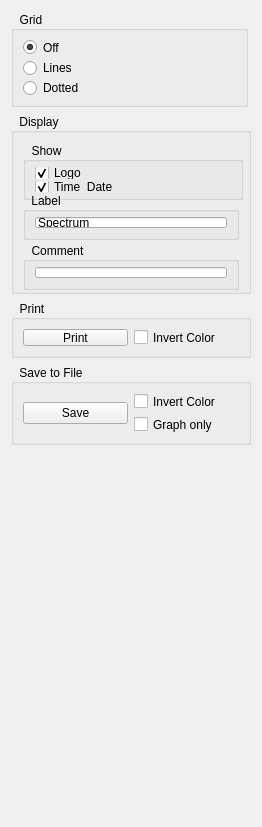
      <widget class="QWidget" name="tabScreen">
       <attribute name="title">
        <string>Screen</string>
       </attribute>
       <layout class="QVBoxLayout" name="verticalLayout_39">
        <item>
         <widget class="QGroupBox" name="grpGridMode">
          <property name="minimumSize">
           <size>
            <width>231</width>
            <height>96</height>
           </size>
          </property>
          <property name="maximumSize">
           <size>
            <width>237</width>
            <height>96</height>
           </size>
          </property>
          <property name="styleSheet">
           <string notr="true">color: rgb(0, 0, 0);</string>
          </property>
          <property name="title">
           <string>  Grid  </string>
          </property>
          <layout class="QVBoxLayout" name="verticalLayout_10">
           <item>
            <widget class="QRadioButton" name="rbGridModeOff">
             <property name="text">
              <string>Off</string>
             </property>
             <property name="checked">
              <bool>true</bool>
             </property>
            </widget>
           </item>
           <item>
            <widget class="QRadioButton" name="rbGridModeLine">
             <property name="text">
              <string>Lines</string>
             </property>
             <property name="checked">
              <bool>false</bool>
             </property>
            </widget>
           </item>
           <item>
            <widget class="QRadioButton" name="rbGridModeDotted">
             <property name="text">
              <string>Dotted</string>
             </property>
             <property name="checked">
              <bool>false</bool>
             </property>
            </widget>
           </item>
          </layout>
         </widget>
        </item>
        <item>
         <widget class="QGroupBox" name="grpScreenDisplay">
          <property name="minimumSize">
           <size>
            <width>240</width>
            <height>181</height>
           </size>
          </property>
          <property name="maximumSize">
           <size>
            <width>240</width>
            <height>181</height>
           </size>
          </property>
          <property name="styleSheet">
           <string notr="true">color: rgb(0, 0, 0);</string>
          </property>
          <property name="title">
           <string>  Display  </string>
          </property>
          <layout class="QVBoxLayout" name="verticalLayout_18">
           <property name="spacing">
            <number>2</number>
           </property>
           <property name="topMargin">
            <number>9</number>
           </property>
           <property name="bottomMargin">
            <number>1</number>
           </property>
           <item>
            <widget class="QGroupBox" name="grpScreenDisplayShow">
             <property name="minimumSize">
              <size>
               <width>220</width>
               <height>58</height>
              </size>
             </property>
             <property name="maximumSize">
              <size>
               <width>220</width>
               <height>58</height>
              </size>
             </property>
             <property name="title">
              <string>  Show  </string>
             </property>
             <property name="flat">
              <bool>true</bool>
             </property>
             <layout class="QVBoxLayout" name="verticalLayout_27">
              <property name="spacing">
               <number>2</number>
              </property>
              <property name="topMargin">
               <number>5</number>
              </property>
              <property name="rightMargin">
               <number>1</number>
              </property>
              <property name="bottomMargin">
               <number>5</number>
              </property>
              <item>
               <widget class="QCheckBox" name="cbScreenDisplayLogo">
                <property name="text">
                 <string>Logo</string>
                </property>
                <property name="checked">
                 <bool>true</bool>
                </property>
               </widget>
              </item>
              <item>
               <widget class="QCheckBox" name="cbDisplayTimeDateOn">
                <property name="text">
                 <string>Time &amp; Date</string>
                </property>
                <property name="checked">
                 <bool>true</bool>
                </property>
               </widget>
              </item>
             </layout>
            </widget>
           </item>
           <item>
            <widget class="QGroupBox" name="grpScreenDisplayLabel">
             <property name="title">
              <string>  Label  </string>
             </property>
             <property name="flat">
              <bool>true</bool>
             </property>
             <layout class="QVBoxLayout" name="verticalLayout_28">
              <property name="topMargin">
               <number>5</number>
              </property>
              <item>
               <widget class="QLineEdit" name="txtScreenDisplayLabel">
                <property name="text">
                 <string>Spectrum</string>
                </property>
               </widget>
              </item>
             </layout>
            </widget>
           </item>
           <item>
            <widget class="QGroupBox" name="grpScreenDisplayComments">
             <property name="title">
              <string>  Comment  </string>
             </property>
             <property name="flat">
              <bool>true</bool>
             </property>
             <layout class="QVBoxLayout" name="verticalLayout_29">
              <property name="topMargin">
               <number>5</number>
              </property>
              <item>
               <widget class="QLineEdit" name="txtScreenDisplayComment">
                <property name="text">
                 <string/>
                </property>
               </widget>
              </item>
             </layout>
            </widget>
           </item>
          </layout>
         </widget>
        </item>
        <item>
         <widget class="QGroupBox" name="grpScreenPrint">
          <property name="minimumSize">
           <size>
            <width>240</width>
            <height>58</height>
           </size>
          </property>
          <property name="maximumSize">
           <size>
            <width>240</width>
            <height>58</height>
           </size>
          </property>
          <property name="styleSheet">
           <string notr="true">color: rgb(0, 0, 0);</string>
          </property>
          <property name="title">
           <string>  Print  </string>
          </property>
          <layout class="QVBoxLayout" name="verticalLayout_36">
           <item>
            <layout class="QHBoxLayout" name="horizontalLayout_24">
             <item>
              <widget class="QPushButton" name="bttnScreenPrint">
               <property name="text">
                <string>Print</string>
               </property>
              </widget>
             </item>
             <item>
              <widget class="QCheckBox" name="cbScreenPrintInvertColor">
               <property name="text">
                <string>Invert Color</string>
               </property>
              </widget>
             </item>
            </layout>
           </item>
          </layout>
         </widget>
        </item>
        <item>
         <widget class="QGroupBox" name="grpScreenSaveToFile">
          <property name="minimumSize">
           <size>
            <width>240</width>
            <height>81</height>
           </size>
          </property>
          <property name="maximumSize">
           <size>
            <width>240</width>
            <height>81</height>
           </size>
          </property>
          <property name="styleSheet">
           <string notr="true">color: rgb(0, 0, 0);</string>
          </property>
          <property name="title">
           <string>  Save to File  </string>
          </property>
          <layout class="QVBoxLayout" name="verticalLayout_38">
           <item>
            <layout class="QHBoxLayout" name="horizontalLayout_29">
             <item>
              <widget class="QPushButton" name="bttnScreenSaveToFile">
               <property name="text">
                <string>Save</string>
               </property>
              </widget>
             </item>
             <item>
              <layout class="QVBoxLayout" name="verticalLayout_37">
               <item>
                <widget class="QCheckBox" name="cbScreenSaveToFileInvertColor">
                 <property name="text">
                  <string>Invert Color</string>
                 </property>
                </widget>
               </item>
               <item>
                <widget class="QCheckBox" name="cbScreenSaveToFileGraphOnly">
                 <property name="text">
                  <string>Graph only</string>
                 </property>
                </widget>
               </item>
              </layout>
             </item>
            </layout>
           </item>
          </layout>
         </widget>
        </item>
        <item>
         <spacer name="verticalSpacer_6">
          <property name="orientation">
           <enum>Qt::Vertical</enum>
          </property>
          <property name="sizeHint" stdset="0">
           <size>
            <width>20</width>
            <height>371</height>
           </size>
          </property>
         </spacer>
        </item>
       </layout>
      </widget>
